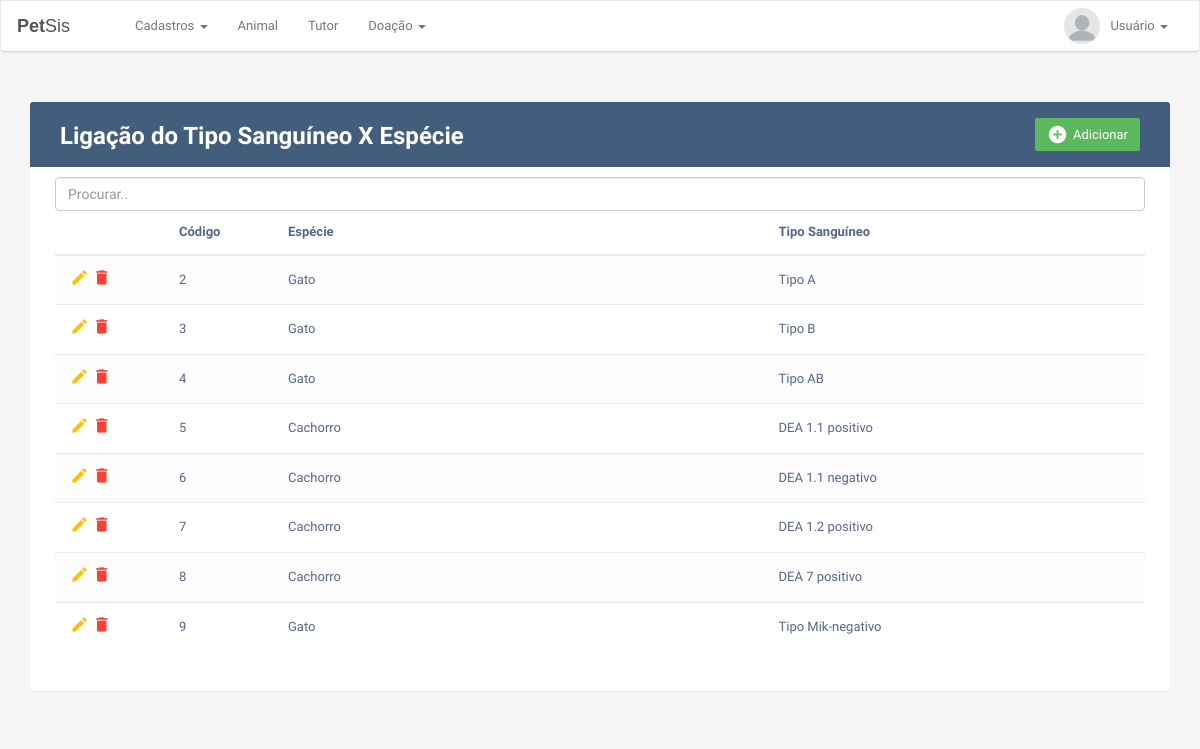
/tipoSanguineEspecie_Form.php, run on the app's committed database.
### tables this page shows
CREATE TABLE `tiposanguineoespecie` (
  `codigo` int NOT NULL AUTO_INCREMENT,
  `codTipoSanguineo` int DEFAULT NULL,
  `codEspecie` int DEFAULT NULL,
  PRIMARY KEY (`codigo`),
  KEY `fk_tipoSanguineoEspecie_tipoSanguineo` (`codTipoSanguineo`),
  KEY `fk_tipoSanguineoEspecie_especie` (`codEspecie`),
  CONSTRAINT `fk_tipoSanguineoEspecie_especie` FOREIGN KEY (`codEspecie`) REFERENCES `especie` (`codigo`),
  CONSTRAINT `fk_tipoSanguineoEspecie_tipoSanguineo` FOREIGN KEY (`codTipoSanguineo`) REFERENCES `tiposanguineo` (`codigo`)
);

CREATE TABLE `especie` (
  `codigo` int NOT NULL AUTO_INCREMENT,
  `nome` varchar(50) NOT NULL,
  PRIMARY KEY (`codigo`)
);

CREATE TABLE `tiposanguineo` (
  `codigo` int NOT NULL AUTO_INCREMENT,
  `nome` varchar(20) NOT NULL,
  PRIMARY KEY (`codigo`)
);

### BDO/tipoSanguineoEspecie/tipoSanguineoEspecie_select.php (called while the page is built)
<?php
	require_once __DIR__ . '/../_bootstrap.php';
	try{
		$stmt = $pdo->prepare('SELECT tipoSanguineoEspecie.codigo, tipoSanguineo.nome tipoSanguineo, especie.nome especie
                               FROM tipoSanguineoEspecie
                               INNER JOIN especie ON
                               especie.codigo = tipoSanguineoEspecie.codEspecie
                               INNER JOIN tipoSanguineo ON
                               tipoSanguineo.codigo = tipoSanguineoEspecie.codTipoSanguineo');
		$stmt->execute();
	}
	catch(PDOException $e) {
		echo 'Error: ' . $e -> getMessage();
	}

### tipoSanguineEspecie_Form.php (the view, shortened to what this page needs)
<?php
include("BDO/tipoSanguineoEspecie/tipoSanguineoEspecie_tipoSanguineo_select.php");
?>
<!DOCTYPE html>
<html lang="en">
<head>
    <link rel="stylesheet" href="https://maxcdn.bootstrapcdn.com/font-awesome/4.7.0/css/font-awesome.min.css">
    <link rel="stylesheet" href="https://maxcdn.bootstrapcdn.com/bootstrap/3.3.7/css/bootstrap.min.css">
    <link href="css/style.css" rel="stylesheet">
</head>
<body>
<div class="container">
    <div class="table-wrapper">
        <div class="table-title">
            <div class="row">
                <div class="col-sm-6"><h2><b>Ligação do Tipo Sanguíneo X Espécie</b></h2></div>
                <div class="col-sm-6">
                    <a href="" class="adcBtn btn btn-success" data-toggle="modal"><i class="material-icons">&#xE147;</i> <span>Adicionar</span></a>
                </div>
            </div>
        </div>
        <input class="form-control" id="myInput" type="text" placeholder="Procurar..">
        <table class="table table-striped table-hover">
            <thead>
                <tr>
                    <th width="10%"></th>
                    <th width="10%">Código</th>
                    <th width="45%">Espécie</th>
                    <th width="45%">Tipo Sanguíneo</th>
                </tr>
            </thead>
            <tbody id="myTable">
                <?php
                include("BDO/tipoSanguineoEspecie/tipoSanguineoEspecie_select.php");
                $result = $stmt->fetchAll();
                foreach ($result as $value) { ?>
                <tr class="trCad">
                    <td width="10%">
                        <a href="" class="editbtn edit" data-toggle="modal"><i class="material-icons" title="Editar">&#xE254;</i></a>
                        <a href="" class="delbtn delete" data-toggle="modal"><i class="material-icons" title="Excluir">&#xE872;</i></a>
                    </td>
                    <td width="10%"><?php echo $value['codigo']; ?></td>
                    <td width="45%"><?php echo $value['especie']; ?></td>
                    <td width="45%"><?php echo $value['tipoSanguineo']; ?></td>
                </tr>
                <?php } ?>
            </tbody>
        </table>
    </div>
</div>
</body>
</html>

### css/style.css (style rules this page uses)
.navbar-header.col { padding: 0 !important; }
.navbar { background: #fff; padding-left: 16px; padding-right: 16px; border-bottom: 1px solid #d6d6d6; box-shadow: 0 0 4px rgba(0, 0, 0, .1); }
.nav-link img { border-radius: 50%; width: 36px; height: 36px; margin: -8px 0; float: left; margin-right: 10px; }
.navbar .navbar-brand { color: #555; padding-left: 0; padding-right: 50px; font-family: 'Merienda One', sans-serif; }
body { color: #566787; background: #f5f5f5; font-family: 'Varela Round', sans-serif; font-size: 13px; }
.table-wrapper { background: #fff; padding: 20px 25px; margin: 30px 0; border-radius: 3px; box-shadow: 0 1px 1px rgba(0, 0, 0, .05); }
.table-title { padding-bottom: 15px; background: #435d7d; color: #fff; padding: 16px 30px; margin: -20px -25px 10px; border-radius: 3px 3px 0 0; }
.table-title h2 { margin: 5px 0 0; font-size: 24px; }
.table-title .btn { color: #fff; float: right; font-size: 13px; border: none; min-width: 50px; border-radius: 2px; border: none; outline: none !important; margin-left: 10px; }
.table-title .btn i { float: left; font-size: 21px; margin-right: 5px; }
.table-title .btn span { float: left; margin-top: 2px; }
table.table tr th, table.table tr td { border-color: #e9e9e9; padding: 12px 15px; vertical-align: middle; }
table.table tr th:first-child { width: 60px; }
table.table tr th:last-child { width: 100px; }
table.table-striped tbody tr:nth-of-type(odd) { background-color: #fcfcfc; }
table.table td a { font-weight: bold; color: #566787; display: inline-block; text-decoration: none; outline: none !important; }
table.table td a.edit { color: #FFC107; }
table.table td a.delete { color: #F44336; }
table.table td i { font-size: 19px; }

### data on the page
tiposanguineoespecie: codigo "2", codEspecie.nome "Gato", codTipoSanguineo.nome "Tipo A"
tiposanguineoespecie: codigo "3", codEspecie.nome "Gato", codTipoSanguineo.nome "Tipo B"
tiposanguineoespecie: codigo "4", codEspecie.nome "Gato", codTipoSanguineo.nome "Tipo AB"
tiposanguineoespecie: codigo "5", codEspecie.nome "Cachorro", codTipoSanguineo.nome "DEA 1.1 positivo"
tiposanguineoespecie: codigo "6", codEspecie.nome "Cachorro", codTipoSanguineo.nome "DEA 1.1 negativo"
tiposanguineoespecie: codigo "7", codEspecie.nome "Cachorro", codTipoSanguineo.nome "DEA 1.2 positivo"
tiposanguineoespecie: codigo "8", codEspecie.nome "Cachorro", codTipoSanguineo.nome "DEA 7 positivo"
tiposanguineoespecie: codigo "9", codEspecie.nome "Gato", codTipoSanguineo.nome "Tipo Mik-negativo"
